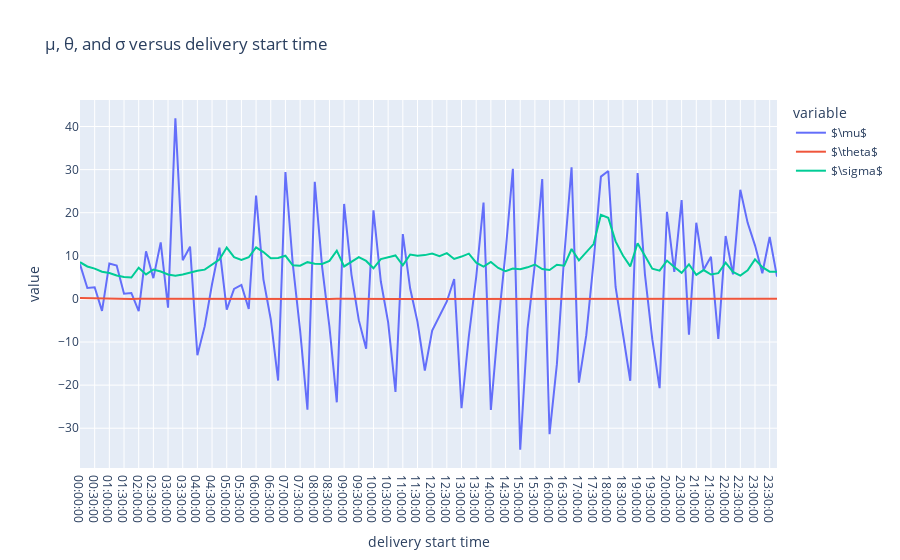

The notebook cell this image was saved under:
### Code cell
price_generator_DA.param_plot("spring")
